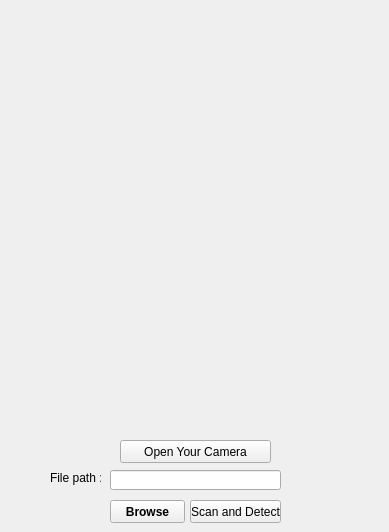
<?xml version="1.0" encoding="UTF-8"?>
<ui version="4.0">
 <class>Form</class>
 <widget class="QWidget" name="Form">
  <property name="geometry">
   <rect>
    <x>0</x>
    <y>0</y>
    <width>389</width>
    <height>532</height>
   </rect>
  </property>
  <property name="windowTitle">
   <string>Form</string>
  </property>
  <widget class="QLabel" name="label">
   <property name="geometry">
    <rect>
     <x>-190</x>
     <y>-100</y>
     <width>751</width>
     <height>631</height>
    </rect>
   </property>
   <property name="styleSheet">
   </property>
   <property name="text">
    <string/>
   </property>
  </widget>
  <widget class="QPushButton" name="btn_opencamera">
   <property name="geometry">
    <rect>
     <x>120</x>
     <y>440</y>
     <width>151</width>
     <height>23</height>
    </rect>
   </property>
   <property name="cursor">
    <cursorShape>PointingHandCursor</cursorShape>
   </property>
   <property name="text">
    <string>Open Your Camera</string>
   </property>
  </widget>
  <widget class="QLabel" name="label_2">
   <property name="geometry">
    <rect>
     <x>50</x>
     <y>470</y>
     <width>51</width>
     <height>16</height>
    </rect>
   </property>
   <property name="text">
    <string>File path :</string>
   </property>
  </widget>
  <widget class="QPushButton" name="btn_browse">
   <property name="geometry">
    <rect>
     <x>110</x>
     <y>500</y>
     <width>75</width>
     <height>23</height>
    </rect>
   </property>
   <property name="font">
    <font>
     <weight>75</weight>
     <bold>true</bold>
     <underline>false</underline>
    </font>
   </property>
   <property name="cursor">
    <cursorShape>PointingHandCursor</cursorShape>
   </property>
   <property name="text">
    <string>Browse</string>
   </property>
  </widget>
  <widget class="QLineEdit" name="filenameLine">
   <property name="geometry">
    <rect>
     <x>110</x>
     <y>470</y>
     <width>171</width>
     <height>20</height>
    </rect>
   </property>
  </widget>
  <widget class="QPushButton" name="btn_detect">
   <property name="geometry">
    <rect>
     <x>190</x>
     <y>500</y>
     <width>91</width>
     <height>23</height>
    </rect>
   </property>
   <property name="cursor">
    <cursorShape>PointingHandCursor</cursorShape>
   </property>
   <property name="text">
    <string>Scan and Detect</string>
   </property>
  </widget>
 </widget>
 <resources>
 </resources>
 <connections/>
</ui>
